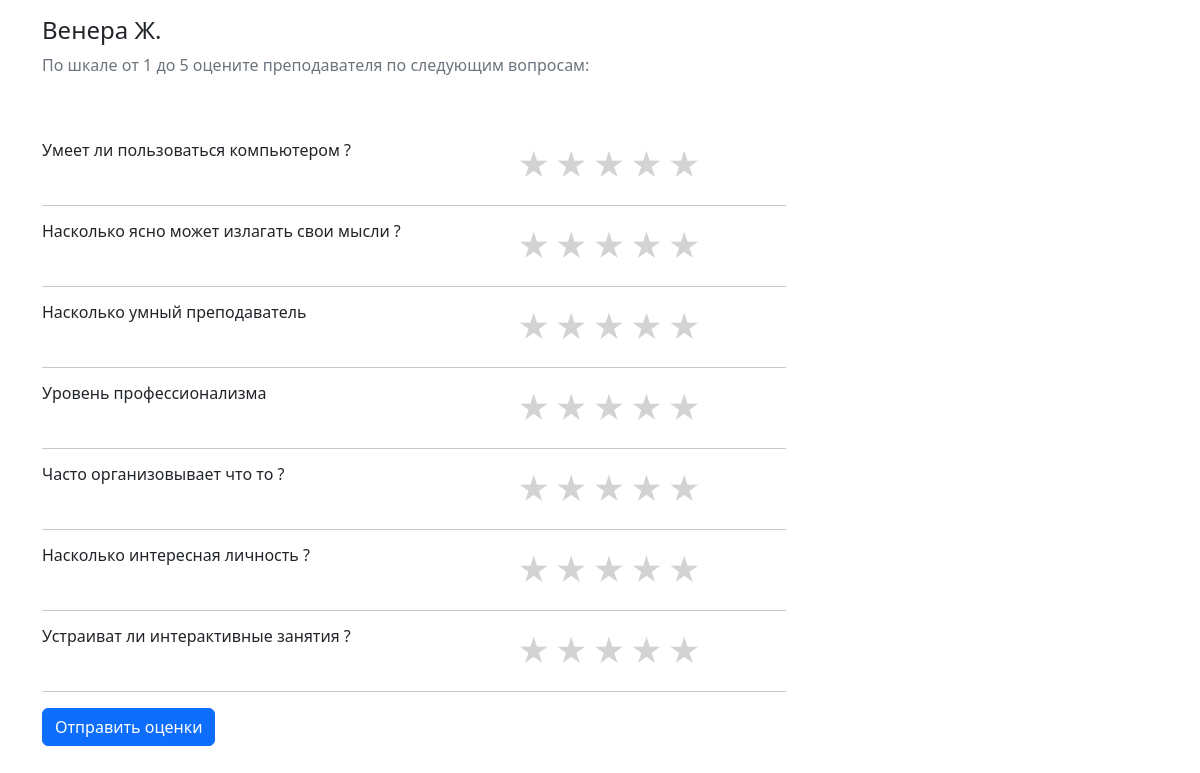
Page /questionnaire/?prepod=2 on the committed database.
### main/models.py (models this page shows, shortened)
class Prepod(models.Model):
    name = models.CharField(max_length=100)
    photo = models.ImageField(upload_to='prepod_photos/', null=True, blank=True)
    bio = models.TextField(null=True, blank=True)  # Биография преподавателя
    department = models.CharField(max_length=100, null=True, blank=True)  # Отдел или кафедра

class Question(models.Model):
    title = models.CharField(max_length=150)
    category = models.ForeignKey(QuestionCategory, on_delete=models.CASCADE)  # Для какой категории

### main/views.py (the view)
# urls.py: path('questionnaire/', questionnaire, name='questionnaire'),
def questionnaire(request):
    questions = Question.objects.all()
    prepod_id = request.GET.get('prepod')
    prepod = Prepod.objects.get(pk=prepod_id)
    context = {'prepod': prepod, 'questions': questions}
    return render(request, 'questionnaire.html', context)

### templates/questionnaire.html (shortened to what this page needs)
{% extends 'base.html' %}
{% block main %}
<h4>{{ prepod.name }}</h4>
<p class="text-secondary">По шкале от 1 до 5 оцените преподавателя по следующим вопросам:</p>
<br><br>
<form method="POST" action="{% url 'submit_ratings' %}">
    {% for question in questions %}
    <section class="row">
        <h6 class="col-5">{{ question.title }}</h6>
        <div class="col-6">
            <div class="star-rating" data-rating-id="{{ question.id }}">
                <span class="star" data-value="1">&#9733;</span>
                <span class="star" data-value="2">&#9733;</span>
                <span class="star" data-value="3">&#9733;</span>
                <span class="star" data-value="4">&#9733;</span>
                <span class="star" data-value="5">&#9733;</span>
            </div>
        </div>
    </section>
    <div class="col-8">
        <hr>
    </div>
    {% endfor %}
    <button type="submit" class="btn btn-primary">Отправить оценки</button>
</form>
{% endblock %}

### templates/base.html (style rules this page uses)
.star { font-size: 2rem; color: lightgray; cursor: pointer; transition: color 0.2s ease; }

### rows in the picture
Prepod: name "Венера Ж."
Question: title "Умеет ли пользоваться компьютером ?"
Question: title "Насколько ясно может излагать свои мысли ?"
Question: title "Насколько умный преподаватель"
Question: title "Уровень профессионализма"
Question: title "Часто организовывает что то ?"
Question: title "Насколько интересная личность ?"
Question: title "Устраиват ли интерактивные занятия ?"
